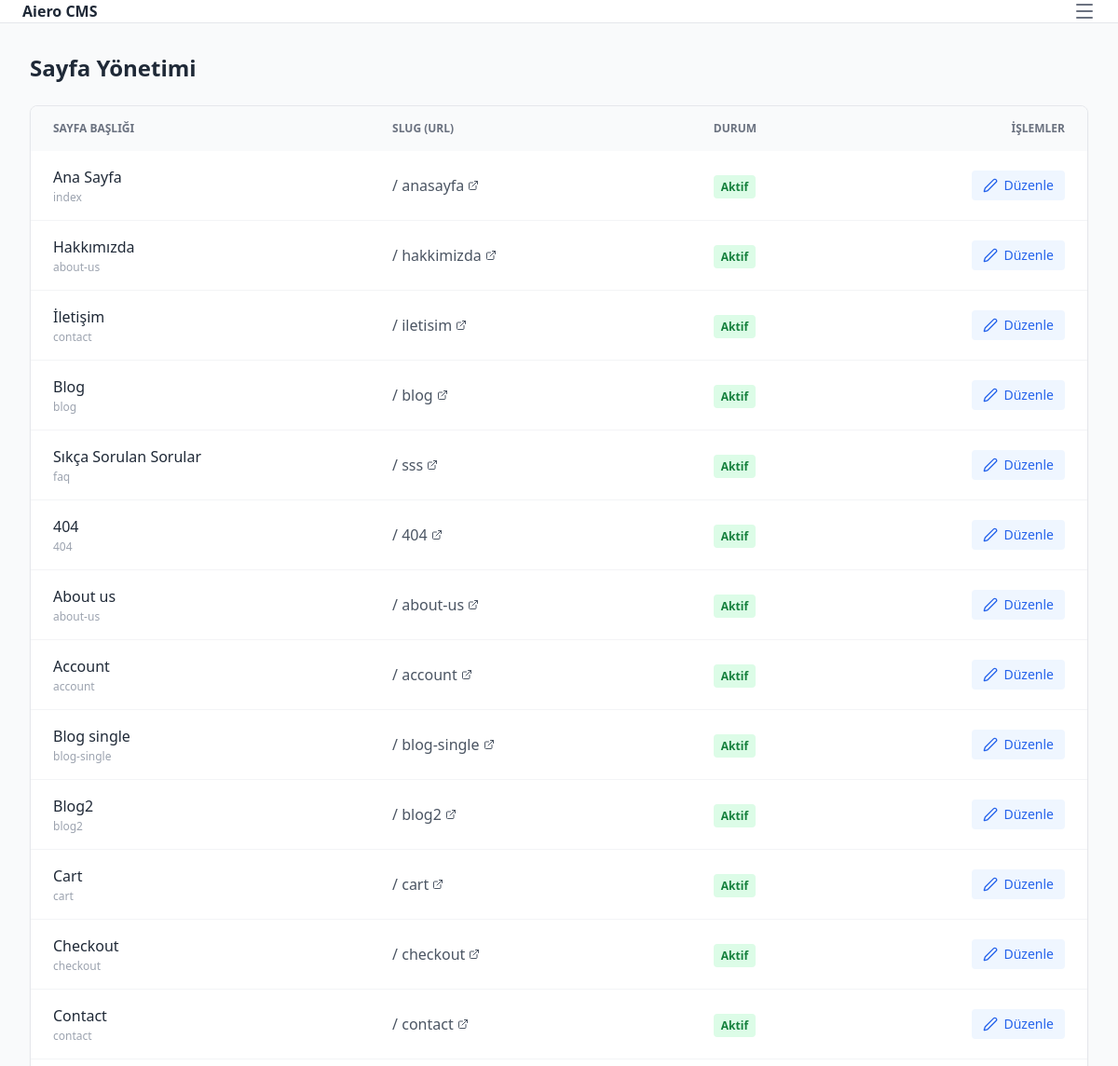
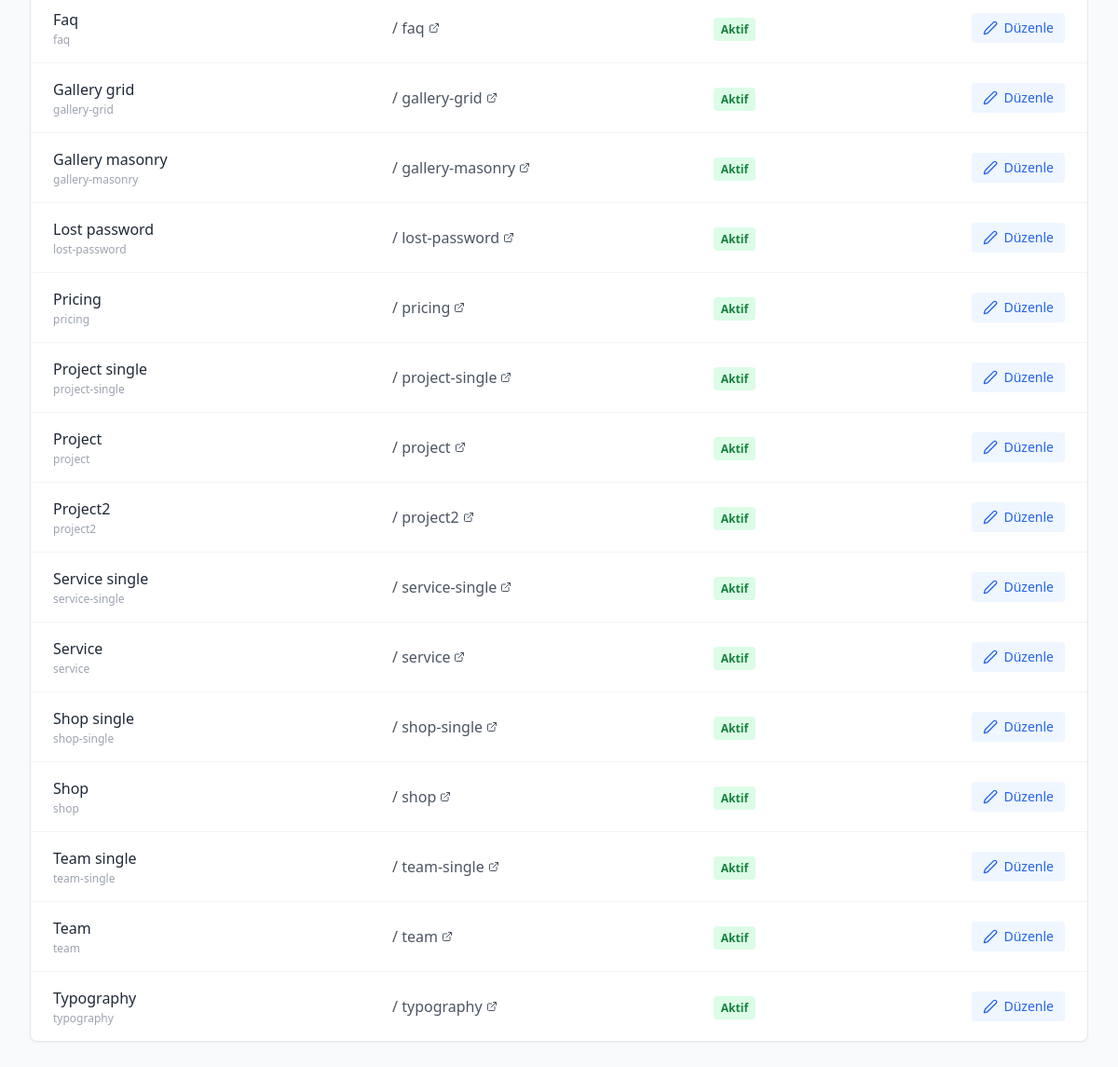
Page /yonetim/sayfalar (signed in) on the committed database (2 pictures, top to bottom).
### tables this page shows
CREATE TABLE `sayfalar` (
  `id` int(11) NOT NULL,
  `sayfa_kodu` varchar(50) NOT NULL,
  `slug` varchar(100) NOT NULL,
  `baslik` varchar(255) NOT NULL,
  `durum` tinyint(1) DEFAULT 1,
  `meta_baslik` varchar(255) DEFAULT NULL,
  `meta_aciklama` text DEFAULT NULL,
  `olusturma_tarihi` datetime DEFAULT current_timestamp(),
  `guncelleme_tarihi` datetime DEFAULT current_timestamp() ON UPDATE current_timestamp()
);

### index.php (called while the page is built, shortened)
<?php
require_once ROOT_DIR . '/app/Router.php';
$url = isset($_GET['url']) ? $_GET['url'] : '/';
$router = new Router($db);
$router->resolve($url);

### gorunumler/yonetim/sayfalar.php (the view, shortened to what this page needs)
<?php
$sayfalar = $db->query("SELECT * FROM sayfalar ORDER BY id ASC")->fetchAll();
?>
<div class="bg-white rounded-lg shadow-sm border border-gray-200 overflow-hidden">
    <table class="w-full text-left border-collapse">
        <thead class="bg-gray-50 text-gray-500 text-xs uppercase font-medium">
            <tr>
                <th class="px-6 py-4">Sayfa Başlığı</th>
                <th class="px-6 py-4">Slug (URL)</th>
                <th class="px-6 py-4">Durum</th>
                <th class="px-6 py-4 text-right">İşlemler</th>
            </tr>
        </thead>
        <tbody class="divide-y divide-gray-100">
            <?php foreach ($sayfalar as $sayfa): ?>
                <tr class="hover:bg-gray-50 transition">
                    <td class="px-6 py-4 font-medium text-gray-800">
                        <?php echo $sayfa['baslik']; ?>
                        <span class="block text-xs text-gray-400 mt-0.5">
                            <?php echo $sayfa['sayfa_kodu']; ?>
                        </span>
                    </td>
                    <td class="px-6 py-4 text-gray-600">
                        <a href="/<?php echo $sayfa['slug'] == 'anasayfa' ? '' : $sayfa['slug']; ?>" target="_blank"
                            class="hover:underline hover:text-blue-600 flex items-center">
                            /
                            <?php echo $sayfa['slug']; ?>
                            <i data-lucide="external-link" class="w-3 h-3 ml-1"></i>
                        </a>
                    </td>
                    <td class="px-6 py-4">
                        <?php if ($sayfa['durum']): ?>
                            <span class="px-2 py-1 bg-green-100 text-green-700 rounded text-xs font-bold">Aktif</span>
                        <?php else: ?>
                            <span class="px-2 py-1 bg-red-100 text-red-700 rounded text-xs font-bold">Pasif</span>
                        <?php endif; ?>
                    </td>
                    <td class="px-6 py-4 text-right">
                        <a href="/yonetim/sayfa-duzenle?id=<?php echo $sayfa['id']; ?>"
                            class="inline-flex items-center px-3 py-1.5 bg-blue-50 text-blue-600 hover:bg-blue-100 rounded text-sm font-medium transition">
                            <i data-lucide="edit-2" class="w-4 h-4 mr-1.5"></i> Düzenle
                        </a>
                    </td>
                </tr>
            <?php endforeach; ?>
        </tbody>
    </table>
</div>
<?php
$content = ob_get_clean();
$pageTitle = 'Sayfa Yönetimi';
require ROOT_DIR . '/gorunumler/yonetim/layout.php';
?>

### app/Router.php (shortened to what this page needs)
<?php
class Router
{
    private $db;
    public function __construct($db)
    {
        $this->db = $db;
    }
    public function resolve($url)
    {
        $url = trim($url, '/');
        if (strpos($url, 'yonetim') === 0) {
            $this->handleAdmin($url);
            return;
        }
    }
    private function handleAdmin($url)
    {
        $db = $this->db;
        $parts = explode('/', $url);
        $action = isset($parts[1]) ? $parts[1] : 'pano';
        switch ($action) {
            case 'sayfalar':
                require_once ROOT_DIR . '/gorunumler/yonetim/sayfalar.php';
                break;
        }
    }
}

### gorunumler/yonetim/layout.php (shortened to what this page needs)
<!DOCTYPE html>
<html lang="tr">
<head>
    <script src="https://cdn.tailwindcss.com"></script>
</head>
<body class="bg-gray-50">
    <div class="min-h-screen flex text-gray-800 antialiased font-sans overflow-hidden">
        <div class="flex-1 flex flex-col h-screen overflow-y-auto relative">
            <header class="h-16 bg-white border-b flex items-center justify-between px-6 xl:hidden">
                <span class="font-bold">Aiero CMS</span>
                <button class="text-gray-500"><i data-lucide="menu"></i></button>
            </header>
            <main class="p-6 md:p-8 flex-1">
                <?php if (isset($pageTitle)): ?>
                    <div class="mb-6 flex justify-between items-center">
                        <h1 class="text-2xl font-bold text-gray-800">
                            <?php echo $pageTitle; ?>
                        </h1>
                    </div>
                <?php endif; ?>
                <?php echo $content; ?>
            </main>
        </div>
    </div>
</body>
</html>

### gorunumler/yonetim/layout.php (style rules this page uses)
body { font-family: 'Inter', sans-serif; }

### rows in the picture
sayfalar: baslik "Ana Sayfa", sayfa_kodu "index", slug "anasayfa", durum "Aktif"
sayfalar: baslik "Hakkımızda", sayfa_kodu "about-us", slug "hakkimizda", durum "Aktif"
sayfalar: baslik "İletişim", sayfa_kodu "contact", slug "iletisim", durum "Aktif"
sayfalar: baslik "Blog", sayfa_kodu "blog", slug "blog", durum "Aktif"
sayfalar: baslik "Sıkça Sorulan Sorular", sayfa_kodu "faq", slug "sss", durum "Aktif"
sayfalar: baslik "404", sayfa_kodu "404", slug "404", durum "Aktif"
sayfalar: baslik "About us", sayfa_kodu "about-us", slug "about-us", durum "Aktif"
sayfalar: baslik "Account", sayfa_kodu "account", slug "account", durum "Aktif"
sayfalar: baslik "Blog single", sayfa_kodu "blog-single", slug "blog-single", durum "Aktif"
sayfalar: baslik "Blog2", sayfa_kodu "blog2", slug "blog2", durum "Aktif"
sayfalar: baslik "Cart", sayfa_kodu "cart", slug "cart", durum "Aktif"
sayfalar: baslik "Checkout", sayfa_kodu "checkout", slug "checkout", durum "Aktif"
sayfalar: baslik "Contact", sayfa_kodu "contact", slug "contact", durum "Aktif"
sayfalar: baslik "Faq", sayfa_kodu "faq", slug "faq", durum "Aktif"
sayfalar: baslik "Gallery grid", sayfa_kodu "gallery-grid", slug "gallery-grid", durum "Aktif"
sayfalar: baslik "Gallery masonry", sayfa_kodu "gallery-masonry", slug "gallery-masonry", durum "Aktif"
sayfalar: baslik "Lost password", sayfa_kodu "lost-password", slug "lost-password", durum "Aktif"
sayfalar: baslik "Pricing", sayfa_kodu "pricing", slug "pricing", durum "Aktif"
sayfalar: baslik "Project single", sayfa_kodu "project-single", slug "project-single", durum "Aktif"
sayfalar: baslik "Project", sayfa_kodu "project", slug "project", durum "Aktif"
sayfalar: baslik "Project2", sayfa_kodu "project2", slug "project2", durum "Aktif"
sayfalar: baslik "Service single", sayfa_kodu "service-single", slug "service-single", durum "Aktif"
sayfalar: baslik "Service", sayfa_kodu "service", slug "service", durum "Aktif"
sayfalar: baslik "Shop single", sayfa_kodu "shop-single", slug "shop-single", durum "Aktif"
sayfalar: baslik "Shop", sayfa_kodu "shop", slug "shop", durum "Aktif"
sayfalar: baslik "Team single", sayfa_kodu "team-single", slug "team-single", durum "Aktif"
sayfalar: baslik "Team", sayfa_kodu "team", slug "team", durum "Aktif"
sayfalar: baslik "Typography", sayfa_kodu "typography", slug "typography", durum "Aktif"

### other values in the picture
$pageTitle "Sayfa Yönetimi"
